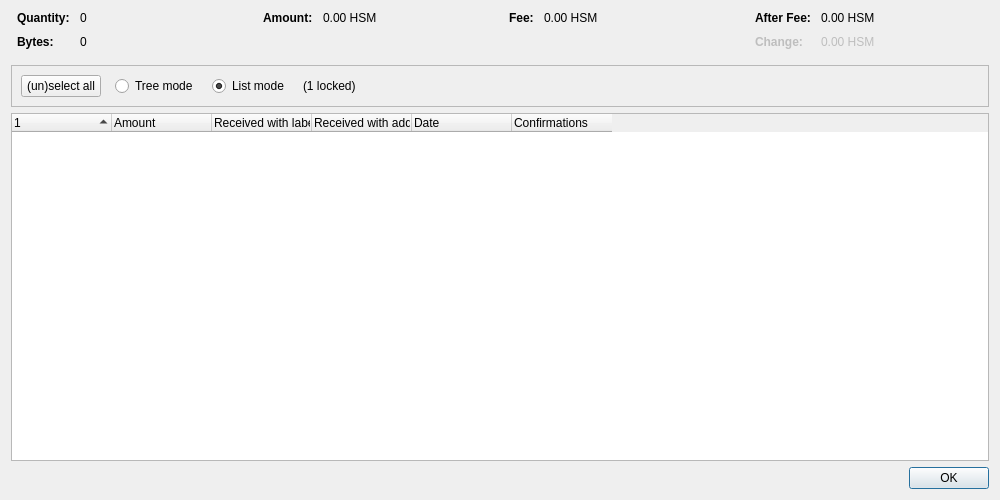
<?xml version="1.0" encoding="UTF-8"?>
<ui version="4.0">
 <class>CoinControlDialog</class>
 <widget class="QDialog" name="CoinControlDialog">
  <property name="geometry">
   <rect>
    <x>0</x>
    <y>0</y>
    <width>1000</width>
    <height>500</height>
   </rect>
  </property>
  <property name="windowTitle">
   <string>Coin Selection</string>
  </property>
  <layout class="QVBoxLayout" name="verticalLayout">
   <item>
    <layout class="QHBoxLayout" name="horizontalLayoutTop" stretch="0,0,0,0">
     <property name="topMargin">
      <number>0</number>
     </property>
     <property name="bottomMargin">
      <number>10</number>
     </property>
     <item>
      <layout class="QFormLayout" name="formLayoutCoinControl1">
       <property name="labelAlignment">
        <set>Qt::AlignLeft|Qt::AlignVCenter</set>
       </property>
       <property name="horizontalSpacing">
        <number>10</number>
       </property>
       <property name="verticalSpacing">
        <number>10</number>
       </property>
       <property name="leftMargin">
        <number>6</number>
       </property>
       <property name="rightMargin">
        <number>6</number>
       </property>
       <item row="0" column="0">
        <widget class="QLabel" name="labelCoinControlQuantityText">
         <property name="font">
          <font>
           <weight>75</weight>
           <bold>true</bold>
          </font>
         </property>
         <property name="text">
          <string>Quantity:</string>
         </property>
        </widget>
       </item>
       <item row="0" column="1">
        <widget class="QLabel" name="labelCoinControlQuantity">
         <property name="cursor">
          <cursorShape>IBeamCursor</cursorShape>
         </property>
         <property name="contextMenuPolicy">
          <enum>Qt::ActionsContextMenu</enum>
         </property>
         <property name="text">
          <string notr="true">0</string>
         </property>
         <property name="textInteractionFlags">
          <set>Qt::LinksAccessibleByMouse|Qt::TextSelectableByKeyboard|Qt::TextSelectableByMouse</set>
         </property>
        </widget>
       </item>
       <item row="1" column="0">
        <widget class="QLabel" name="labelCoinControlBytesText">
         <property name="font">
          <font>
           <weight>75</weight>
           <bold>true</bold>
          </font>
         </property>
         <property name="text">
          <string>Bytes:</string>
         </property>
        </widget>
       </item>
       <item row="1" column="1">
        <widget class="QLabel" name="labelCoinControlBytes">
         <property name="cursor">
          <cursorShape>IBeamCursor</cursorShape>
         </property>
         <property name="contextMenuPolicy">
          <enum>Qt::ActionsContextMenu</enum>
         </property>
         <property name="text">
          <string notr="true">0</string>
         </property>
         <property name="textInteractionFlags">
          <set>Qt::LinksAccessibleByMouse|Qt::TextSelectableByKeyboard|Qt::TextSelectableByMouse</set>
         </property>
        </widget>
       </item>
      </layout>
     </item>
     <item>
      <layout class="QFormLayout" name="formLayoutCoinControl2">
       <property name="horizontalSpacing">
        <number>10</number>
       </property>
       <property name="verticalSpacing">
        <number>10</number>
       </property>
       <property name="leftMargin">
        <number>6</number>
       </property>
       <property name="rightMargin">
        <number>6</number>
       </property>
       <item row="0" column="0">
        <widget class="QLabel" name="labelCoinControlAmountText">
         <property name="font">
          <font>
           <weight>75</weight>
           <bold>true</bold>
          </font>
         </property>
         <property name="text">
          <string>Amount:</string>
         </property>
        </widget>
       </item>
       <item row="0" column="1">
        <widget class="QLabel" name="labelCoinControlAmount">
         <property name="cursor">
          <cursorShape>IBeamCursor</cursorShape>
         </property>
         <property name="contextMenuPolicy">
          <enum>Qt::ActionsContextMenu</enum>
         </property>
         <property name="text">
          <string notr="true">0.00 HSM</string>
         </property>
         <property name="textInteractionFlags">
          <set>Qt::LinksAccessibleByMouse|Qt::TextSelectableByKeyboard|Qt::TextSelectableByMouse</set>
         </property>
        </widget>
       </item>
      </layout>
     </item>
     <item>
      <layout class="QFormLayout" name="formLayoutCoinControl3">
       <property name="horizontalSpacing">
        <number>10</number>
       </property>
       <property name="verticalSpacing">
        <number>10</number>
       </property>
       <property name="leftMargin">
        <number>6</number>
       </property>
       <property name="rightMargin">
        <number>6</number>
       </property>
       <item row="0" column="0">
        <widget class="QLabel" name="labelCoinControlFeeText">
         <property name="font">
          <font>
           <weight>75</weight>
           <bold>true</bold>
          </font>
         </property>
         <property name="text">
          <string>Fee:</string>
         </property>
        </widget>
       </item>
       <item row="0" column="1">
        <widget class="QLabel" name="labelCoinControlFee">
         <property name="cursor">
          <cursorShape>IBeamCursor</cursorShape>
         </property>
         <property name="contextMenuPolicy">
          <enum>Qt::ActionsContextMenu</enum>
         </property>
         <property name="text">
          <string notr="true">0.00 HSM</string>
         </property>
         <property name="textInteractionFlags">
          <set>Qt::LinksAccessibleByMouse|Qt::TextSelectableByKeyboard|Qt::TextSelectableByMouse</set>
         </property>
        </widget>
       </item>
      </layout>
     </item>
     <item>
      <layout class="QFormLayout" name="formLayoutCoinControl4">
       <property name="labelAlignment">
        <set>Qt::AlignLeft|Qt::AlignVCenter</set>
       </property>
       <property name="horizontalSpacing">
        <number>10</number>
       </property>
       <property name="verticalSpacing">
        <number>10</number>
       </property>
       <property name="leftMargin">
        <number>6</number>
       </property>
       <property name="rightMargin">
        <number>6</number>
       </property>
       <item row="0" column="0">
        <widget class="QLabel" name="labelCoinControlAfterFeeText">
         <property name="font">
          <font>
           <weight>75</weight>
           <bold>true</bold>
          </font>
         </property>
         <property name="text">
          <string>After Fee:</string>
         </property>
        </widget>
       </item>
       <item row="0" column="1">
        <widget class="QLabel" name="labelCoinControlAfterFee">
         <property name="cursor">
          <cursorShape>IBeamCursor</cursorShape>
         </property>
         <property name="contextMenuPolicy">
          <enum>Qt::ActionsContextMenu</enum>
         </property>
         <property name="text">
          <string notr="true">0.00 HSM</string>
         </property>
         <property name="textInteractionFlags">
          <set>Qt::LinksAccessibleByMouse|Qt::TextSelectableByKeyboard|Qt::TextSelectableByMouse</set>
         </property>
        </widget>
       </item>
       <item row="1" column="0">
        <widget class="QLabel" name="labelCoinControlChangeText">
         <property name="enabled">
          <bool>false</bool>
         </property>
         <property name="font">
          <font>
           <weight>75</weight>
           <bold>true</bold>
          </font>
         </property>
         <property name="text">
          <string>Change:</string>
         </property>
        </widget>
       </item>
       <item row="1" column="1">
        <widget class="QLabel" name="labelCoinControlChange">
         <property name="enabled">
          <bool>false</bool>
         </property>
         <property name="cursor">
          <cursorShape>IBeamCursor</cursorShape>
         </property>
         <property name="contextMenuPolicy">
          <enum>Qt::ActionsContextMenu</enum>
         </property>
         <property name="text">
          <string notr="true">0.00 HSM</string>
         </property>
         <property name="textInteractionFlags">
          <set>Qt::LinksAccessibleByMouse|Qt::TextSelectableByKeyboard|Qt::TextSelectableByMouse</set>
         </property>
        </widget>
       </item>
      </layout>
     </item>
    </layout>
   </item>
   <item>
    <widget class="QFrame" name="frame">
     <property name="minimumSize">
      <size>
       <width>0</width>
       <height>40</height>
      </size>
     </property>
     <property name="frameShape">
      <enum>QFrame::StyledPanel</enum>
     </property>
     <property name="frameShadow">
      <enum>QFrame::Sunken</enum>
     </property>
     <layout class="QHBoxLayout" name="horizontalLayout">
      <item>
       <layout class="QHBoxLayout" name="horizontalLayoutPanel" stretch="0,0,0,0,0">
        <property name="spacing">
         <number>14</number>
        </property>
        <item>
         <widget class="QPushButton" name="pushButtonSelectAll">
          <property name="sizePolicy">
           <sizepolicy hsizetype="Maximum" vsizetype="Fixed">
            <horstretch>0</horstretch>
            <verstretch>0</verstretch>
           </sizepolicy>
          </property>
          <property name="text">
           <string>(un)select all</string>
          </property>
          <property name="autoDefault">
           <bool>false</bool>
          </property>
         </widget>
        </item>
        <item>
         <widget class="QRadioButton" name="radioTreeMode">
          <property name="sizePolicy">
           <sizepolicy hsizetype="Maximum" vsizetype="Fixed">
            <horstretch>0</horstretch>
            <verstretch>0</verstretch>
           </sizepolicy>
          </property>
          <property name="text">
           <string>Tree mode</string>
          </property>
         </widget>
        </item>
        <item>
         <widget class="QRadioButton" name="radioListMode">
          <property name="sizePolicy">
           <sizepolicy hsizetype="Maximum" vsizetype="Fixed">
            <horstretch>0</horstretch>
            <verstretch>0</verstretch>
           </sizepolicy>
          </property>
          <property name="text">
           <string>List mode</string>
          </property>
          <property name="checked">
           <bool>true</bool>
          </property>
         </widget>
        </item>
        <item>
         <widget class="QLabel" name="labelLocked">
          <property name="text">
           <string notr="true">(1 locked)</string>
          </property>
         </widget>
        </item>
        <item>
         <spacer name="horizontalSpacer">
          <property name="orientation">
           <enum>Qt::Horizontal</enum>
          </property>
          <property name="sizeHint" stdset="0">
           <size>
            <width>40</width>
            <height>20</height>
           </size>
          </property>
         </spacer>
        </item>
       </layout>
      </item>
     </layout>
    </widget>
   </item>
   <item>
    <widget class="CoinControlTreeWidget" name="treeWidget">
     <property name="contextMenuPolicy">
      <enum>Qt::CustomContextMenu</enum>
     </property>
     <property name="sortingEnabled">
      <bool>false</bool>
     </property>
     <property name="columnCount">
      <number>6</number>
     </property>
     <attribute name="headerShowSortIndicator" stdset="0">
      <bool>true</bool>
     </attribute>
     <attribute name="headerStretchLastSection">
      <bool>false</bool>
     </attribute>
     <column>
      <property name="text">
       <string/>
      </property>
     </column>
     <column>
      <property name="text">
       <string>Amount</string>
      </property>
     </column>
     <column>
      <property name="text">
       <string>Received with label</string>
      </property>
     </column>
     <column>
      <property name="text">
       <string>Received with address</string>
      </property>
     </column>
     <column>
      <property name="text">
       <string>Date</string>
      </property>
     </column>
     <column>
      <property name="text">
       <string>Confirmations</string>
      </property>
      <property name="toolTip">
       <string>Confirmed</string>
      </property>
     </column>
     <column>
      <property name="text">
       <string/>
      </property>
     </column>
     <column>
      <property name="text">
       <string/>
      </property>
     </column>
     <column>
      <property name="text">
       <string/>
      </property>
     </column>
     <column>
      <property name="text">
       <string/>
      </property>
     </column>
    </widget>
   </item>
   <item>
    <widget class="QDialogButtonBox" name="buttonBox">
     <property name="orientation">
      <enum>Qt::Horizontal</enum>
     </property>
     <property name="standardButtons">
      <set>QDialogButtonBox::Ok</set>
     </property>
    </widget>
   </item>
  </layout>
 </widget>
 <customwidgets>
  <customwidget>
   <class>CoinControlTreeWidget</class>
   <extends>QTreeWidget</extends>
   <header>qt/coincontroltreewidget.h</header>
  </customwidget>
 </customwidgets>
 <resources/>
 <connections/>
</ui>
